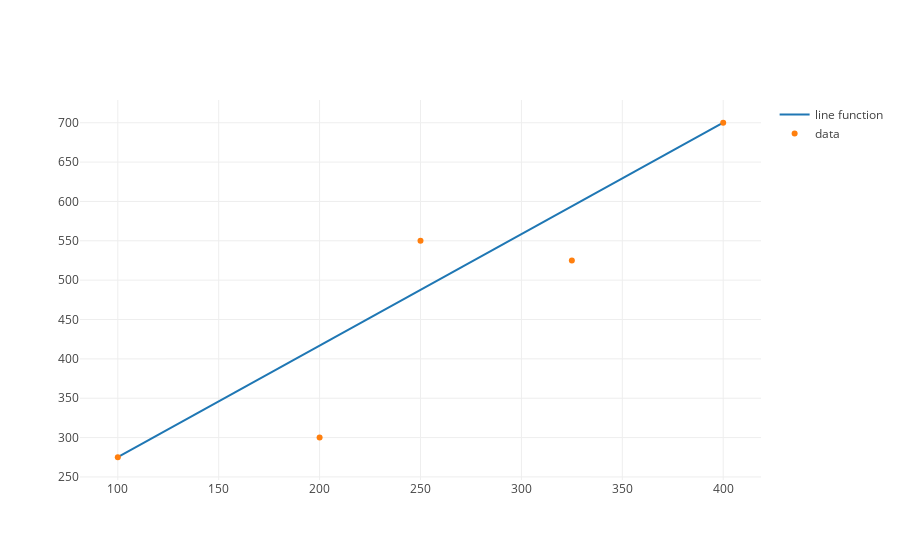

The notebook cell saved with this chart:
### Markdown cell above
Let's plot this regression formula with our data to get a sense of what it looks like.

### Code cell
# First import the `plotly` libraries and functions in our notebook. 
import plotly
from plotly.offline import init_notebook_mode, iplot
init_notebook_mode(connected=True)

regression_trace = m_b_trace(1.417, 133.33, budgets)
scatter_trace = trace_values(budgets, revenues)
plot([regression_trace, scatter_trace])

### Figure 1 — Plotly figure (JSON) as saved in the notebook; plotly's stock layout.template omitted (floating-point values rounded to 4 significant figures)
{"data": [{"mode": "lines", "name": "line function", "type": "scatter", "uid": "57f08b22-b7e0-11e8-b091-0242ac11002f", "x": [100, 200, 250, 325, 400], "y": [275.0, 416.7, 487.6, 593.9, 700.1]}, {"mode": "markers", "name": "data", "text": [], "type": "scatter", "uid": "57f08df2-b7e0-11e8-b091-0242ac11002f", "x": [100, 200, 250, 325, 400], "y": [275, 300, 550, 525, 700]}], "layout": {}}
